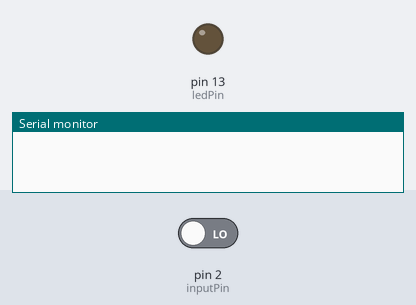
Recording of a sketch running on a simulated Arduino Uno, built with avr-gcc and run on an emulated ATmega328P. Parts: output pins drawn as LEDs (lit = HIGH), the last lines printed to the serial monitor. Inputs (shaded band) come from the test bench; at power-on: pin 2 (inputPin) LOW.

Above: at 1.4 s.
1.5 s: pin 2 (inputPin) driven HIGH
At 2.5 s:
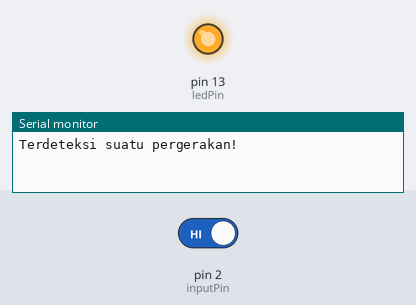
3.0 s: pin 2 (inputPin) driven LOW
At 3.6 s:
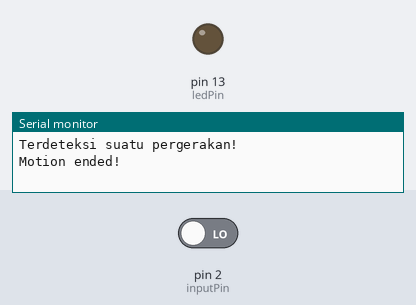
Timing chart, 0 to 6.0 s (numbered marks = the images above; inputs shaded):
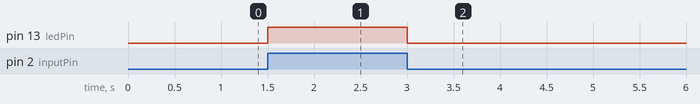

The sketch:

pir.ino
```cpp
int ledPin = 13;                                           // Memilih pin indikator LED
int inputPin = 2;                                         // Memilih input PIR Sensor
int pirState = LOW;                                 // Pada saat mulai, Matikan sensor
int val = 0;                                               // Variable pembaca status pin
void setup() {
  pinMode(ledPin, OUTPUT);                // jadikan LED sebagai Output
  pinMode(inputPin, INPUT);               // jadikan Sensor sebagai Input
  Serial.begin(9600);
}
void loop(){
  val = digitalRead(inputPin);
  if (val == HIGH) {
    digitalWrite(ledPin, HIGH);
    delay(150);

    if (pirState == LOW) {
      Serial.println("Terdeteksi suatu pergerakan!");
      pirState = HIGH;
    }
  } else {
      digitalWrite(ledPin, LOW);
      delay(300);
      if (pirState == HIGH){
      Serial.println("Motion ended!");
      pirState = LOW;
    }
  }
}
```

Measured:
- after the input at 1.5 s, pin 13 (ledPin): LOW → HIGH at once
- after the input at 3.0 s, pin 13 (ledPin): HIGH → LOW at once
